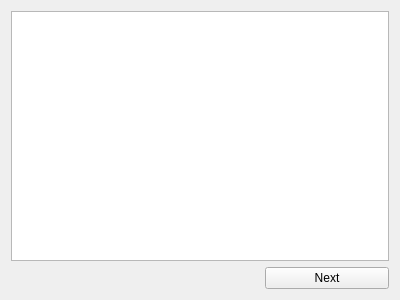
<?xml version="1.0" encoding="UTF-8"?>
<ui version="4.0">
 <class>MirrorWidget</class>
 <widget class="QWidget" name="MirrorWidget">
  <property name="geometry">
   <rect>
    <x>0</x>
    <y>0</y>
    <width>400</width>
    <height>300</height>
   </rect>
  </property>
  <property name="windowTitle">
   <string>Form</string>
  </property>
  <layout class="QGridLayout" name="gridLayout" columnstretch="2,1">
   <item row="1" column="1">
    <widget class="QPushButton" name="pushButton">
     <property name="text">
      <string>Next</string>
     </property>
    </widget>
   </item>
   <item row="0" column="0" colspan="2">
    <widget class="QGraphicsView" name="graphicsView"/>
   </item>
  </layout>
 </widget>
 <resources/>
 <connections/>
</ui>
